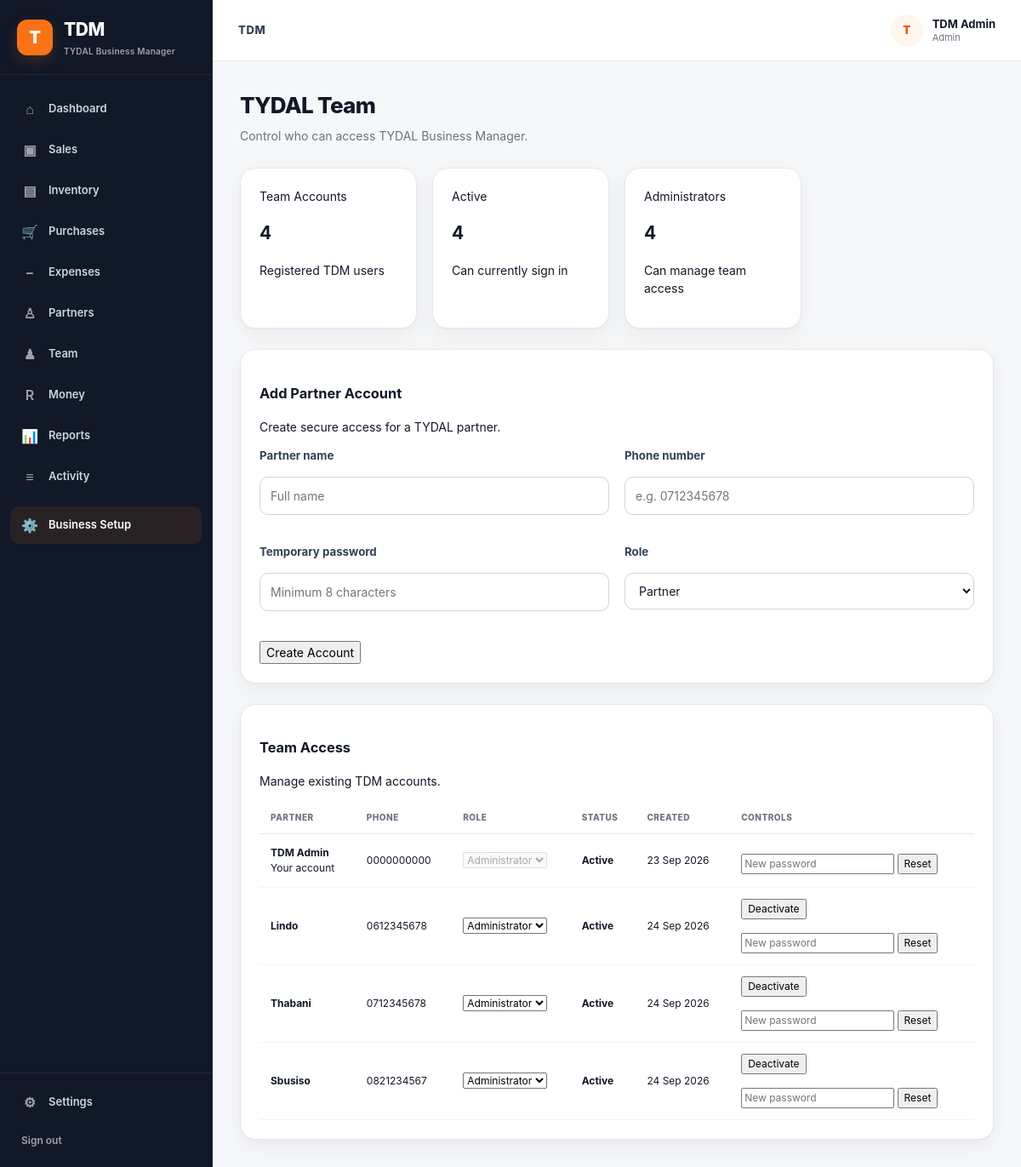
Page /team/ (signed in) on the earlier database version.
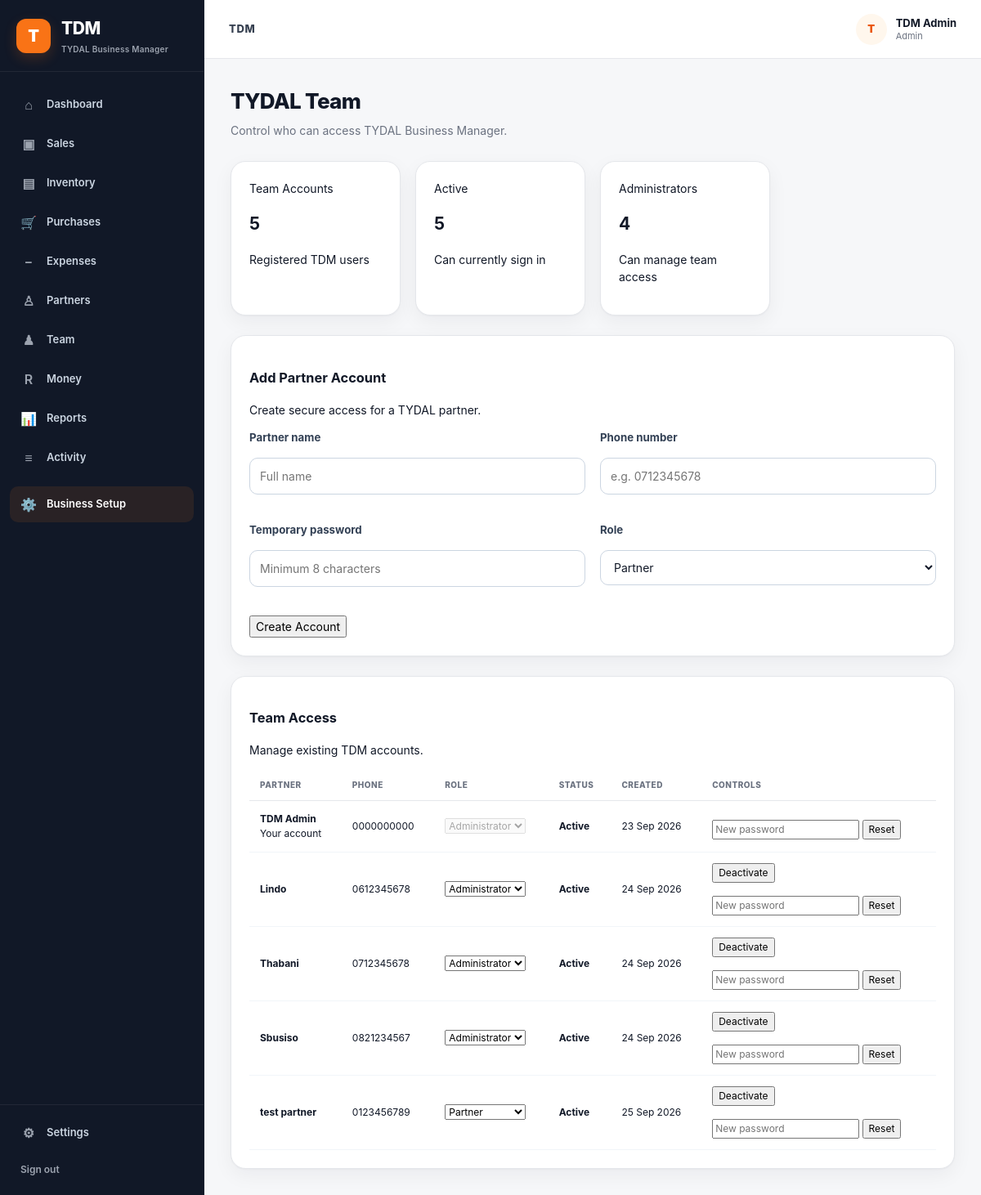
Same page on the later database version.
### app/models.py (models this page shows)
class User(UserMixin, db.Model):
    __tablename__ = "users"
    id = db.Column(db.Integer, primary_key=True)
    name = db.Column(
        db.String(100),
        nullable=False
    )
    phone = db.Column(
        db.String(30),
        unique=True,
        nullable=False,
        index=True
    )
    password_hash = db.Column(
        db.String(255),
        nullable=False
    )
    role = db.Column(
        db.String(30),
        nullable=False,
        default="partner"
    )
    is_active = db.Column(
        db.Boolean,
        default=True,
        nullable=False
    )
    created_at = db.Column(
        db.DateTime,
        default=datetime.utcnow,
        nullable=False
    )
    transactions = db.relationship(
        "FinancialTransaction",
        back_populates="created_by",
        foreign_keys="FinancialTransaction.created_by_id"
    )

### app/routes/team.py (the view)
@team.route("/")
@login_required
@admin_required
def index():
    users = User.query.order_by(User.created_at.asc()).all()
    active_count = sum(1 for user in users if user.is_active)
    admin_count = sum(1 for user in users if user.role == "admin")
    return render_template(
        "team/index.html",
        users=users,
        active_count=active_count,
        admin_count=admin_count,
    )

### app/__init__.py (called while the page is built)
@login_manager.user_loader
def load_user(user_id):
    from app.models import User
    return db.session.get(User, int(user_id))

### app/routes/team.py (called while the page is built)
def admin_required(view_function):
    @wraps(view_function)
    def wrapped_view(*args, **kwargs):
        if current_user.role != "admin":
            flash("Only an administrator can manage team accounts.", "error")
            return redirect(url_for("main.home"))
        return view_function(*args, **kwargs)
    return wrapped_view

### app/templates/team/index.html (shortened to what this page needs)
{% extends "base.html" %}
{% block content %}
<div class="page-header">
    <div>
        <h2>TYDAL Team</h2>
        <p>Control who can access TYDAL Business Manager.</p>
    </div>
</div>
<div class="dashboard-grid">
    <div class="card">
        <span class="card-label">Team Accounts</span>
        <h2>{{ users|length }}</h2>
        <p>Registered TDM users</p>
    </div>
    <div class="card">
        <span class="card-label">Active</span>
        <h2>{{ active_count }}</h2>
        <p>Can currently sign in</p>
    </div>
    <div class="card">
        <span class="card-label">Administrators</span>
        <h2>{{ admin_count }}</h2>
        <p>Can manage team access</p>
    </div>
</div>
<div class="card" style="margin-top: 24px;">
    <div class="section-header">
        <div>
            <h3>Add Partner Account</h3>
            <p>Create secure access for a TYDAL partner.</p>
        </div>
    </div>
    <form method="POST" action="{{ url_for('team.create') }}">
        <div class="form-grid">
            <div class="form-group">
                <label>Partner name</label>
                <input type="text" name="name" placeholder="Full name" required>
            </div>
            <div class="form-group">
                <label>Phone number</label>
                <input type="text" name="phone" placeholder="e.g. 0712345678" required>
            </div>
            <div class="form-group">
                <label>Temporary password</label>
                <input type="password" name="password" placeholder="Minimum 8 characters" minlength="8" required>
            </div>
            <div class="form-group">
                <label>Role</label>
                <select name="role">
                    <option value="partner" selected>Partner</option>
                </select>
            </div>
        </div>
        <div style="margin-top: 18px;">
            <button type="submit" class="btn btn-primary">
                Create Account
            </button>
        </div>
    </form>
</div>
<div class="card" style="margin-top: 24px;">
    <div class="section-header">
        <div>
            <h3>Team Access</h3>
            <p>Manage existing TDM accounts.</p>
        </div>
    </div>
    {% if users %}
    <div class="table-responsive">
        <table>
            <thead>
                <tr>
                    <th>Partner</th>
                    <th>Phone</th>
                    <th>Role</th>
                    <th>Status</th>
                    <th>Created</th>
                    <th>Controls</th>
                </tr>
            </thead>
            <tbody>
                {% for user in users %}
                <tr>
                    <td>
                        <strong>{{ user.name }}</strong>
                        {% if user.id == current_user.id %}
                        <div class="muted">Your account</div>
                        {% endif %}
                    </td>
                    <td>{{ user.phone }}</td>
                    <td>
                        <form method="POST" action="{{ url_for('team.change_role', user_id=user.id) }}">
                            <select name="role" onchange="this.form.submit()" {% if user.id==current_user.id
                                %}disabled{% endif %}>
                                <option value="partner" {% if user.role=="partner" %}selected{% endif %}>
                                    Partner
                                </option>
                                <option value="admin" {% if user.role=="admin" %}selected{% endif %}>
                                    Administrator
                                </option>
                            </select>
                        </form>
                    </td>
                    <td>
                        {% if user.is_active %}
                        <strong>Active</strong>
                        {% else %}
                        <span class="muted">Inactive</span>
                        {% endif %}
                    </td>
                    <td>
                        {{ user.created_at.strftime("%d %b %Y") }}
                    </td>
                    <td>
                        {% if user.id != current_user.id %}
                        <form method="POST" action="{{ url_for('team.toggle_status', user_id=user.id) }}"
                            style="display:inline-block; margin-bottom:8px;">
                            <button type="submit" class="btn">
                                {% if user.is_active %}
                                Deactivate
                                {% else %}
                                Activate
                                {% endif %}
                            </button>
                        </form>
                        {% endif %}
                        <form method="POST" action="{{ url_for('team.reset_password', user_id=user.id) }}"
                            style="margin-top:8px;">
                            <input type="password" name="new_password" minlength="8" placeholder="New password" required
                                style="max-width:180px;">
                            <button type="submit" class="btn">
                                Reset
                            </button>
                        </form>
                    </td>
                </tr>
                {% endfor %}
            </tbody>
        </table>
    </div>
    {% else %}
    <p>No TDM accounts found.</p>
    {% endif %}
</div>
{% endblock %}

### app/templates/base.html (shortened to what this page needs)
<!DOCTYPE html>
<html lang="en">
<head>
    <link rel="stylesheet" href="{{ url_for('static', filename='css/style.css') }}">
</head>
<body>
    <div class="app-shell">
        <aside class="sidebar" id="sidebar">
            <div class="brand">
                <div class="brand-mark">T</div>
                <div>
                    <h1>TDM</h1>
                    <span>TYDAL Business Manager</span>
                </div>
            </div>
            <nav class="main-nav">
                <a href="{{ url_for('main.home') }}" class="nav-item">
                    <span>⌂</span>
                    <span>Dashboard</span>
                </a>
                <a href="{{ url_for('sales.index') }}" class="nav-item">
                    <span>▣</span>
                    <span>Sales</span>
                </a>
                <a href="{{ url_for('inventory.index') }}" class="nav-item">
                    <span>▤</span>
                    <span>Inventory</span>
                </a>
                <a href="{{ url_for('purchases.index') }}" class="nav-item">
                    <span>🛒</span>
                    <span>Purchases</span>
                </a>
                <a href="{{ url_for('expenses.index') }}" class="nav-item">
                    <span>−</span>
                    <span>Expenses</span>
                </a>
                <a href="{{ url_for('partners.index') }}" class="nav-item">
                    <span>♙</span>
                    <span>Partners</span>
                </a>
                {% if current_user.role == "admin" %}
                <a href="{{ url_for('team.index') }}" class="nav-item">
                    <span>♟</span>
                    <span>Team</span>
                </a>
                {% endif %}
                <a href="{{ url_for('money.index') }}" class="nav-item">
                    <span>R</span>
                    <span>Money</span>
                </a>
                <a href="{{ url_for('reports.index') }}" class="nav-item">
                    <span>📊</span>
                    <span>Reports</span>
                </a>
                <a href="#" class="nav-item">
                    <span>≡</span>
                    <span>Activity</span>
                </a>
                <a href="{{ url_for('setup.index') }}" class="nav-link">
                    <span>⚙️</span>
                    <span>Business Setup</span>
                </a>
            </nav>
            <div class="sidebar-bottom">
                <a href="#" class="nav-item">
                    <span>⚙</span>
                    <span>Settings</span>
                </a>
                <a href="{{ url_for('auth.logout') }}" class="logout-link">
                    Sign out
                </a>
            </div>
        </aside>
        <div class="main-area">
            <header class="topbar">
                <div class="topbar-title">
                    <span>TDM</span>
                </div>
                <div class="user-menu">
                    <div class="user-avatar">
                        {{ current_user.name[0]|upper }}
                    </div>
                    <div class="user-info">
                        <strong>{{ current_user.name }}</strong>
                        <span>{{ current_user.role|capitalize }}</span>
                    </div>
                </div>
            </header>
            <main class="content">
                {% block content %}{% endblock %}
            </main>
        </div>
    </div>
</body>
</html>

Differences in the rows shown:
added User: name "test partner", phone "0123456789", role "Partner", is_active "Active", created_at "25 Sep 2026"
Other differences:
{{ users|length }}: "4" → "5"
{{ active_count }}: "4" → "5"
